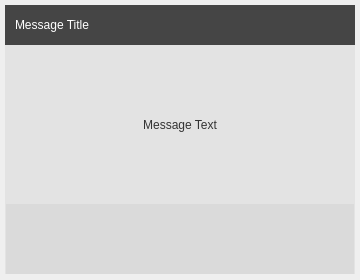
<?xml version="1.0" encoding="UTF-8"?>
<ui version="4.0">
 <class>MessageDialog</class>
 <widget class="QWidget" name="MessageDialog">
  <property name="windowModality">
   <enum>Qt::ApplicationModal</enum>
  </property>
  <property name="geometry">
   <rect>
    <x>0</x>
    <y>0</y>
    <width>360</width>
    <height>280</height>
   </rect>
  </property>
  <property name="mouseTracking">
   <bool>true</bool>
  </property>
  <property name="windowTitle">
   <string>Form</string>
  </property>
  <widget class="DraggableWidget" name="header" native="true">
   <property name="geometry">
    <rect>
     <x>5</x>
     <y>5</y>
     <width>350</width>
     <height>40</height>
    </rect>
   </property>
   <property name="autoFillBackground">
    <bool>false</bool>
   </property>
   <property name="styleSheet">
    <string notr="true">background-color:transparent</string>
   </property>
   <widget class="QPushButton" name="close">
    <property name="geometry">
     <rect>
      <x>320</x>
      <y>5</y>
      <width>26</width>
      <height>26</height>
     </rect>
    </property>
    <property name="styleSheet">
     <string notr="true">background-image: url(:/Dialog/Image/Dialog/close.png);</string>
    </property>
    <property name="text">
     <string/>
    </property>
    <property name="flat">
     <bool>true</bool>
    </property>
   </widget>
   <widget class="QLabel" name="title">
    <property name="geometry">
     <rect>
      <x>10</x>
      <y>0</y>
      <width>301</width>
      <height>40</height>
     </rect>
    </property>
    <property name="styleSheet">
     <string notr="true">QLabel{
	font: 14px &quot;Arial&quot;;
	color: rgb(255, 255, 255);
}</string>
    </property>
    <property name="text">
     <string>Message Title</string>
    </property>
   </widget>
  </widget>
  <widget class="QWidget" name="background" native="true">
   <property name="geometry">
    <rect>
     <x>5</x>
     <y>5</y>
     <width>350</width>
     <height>269</height>
    </rect>
   </property>
   <property name="styleSheet">
    <string notr="true">#background{
	background-color: rgb(227, 227, 227);
}</string>
   </property>
  </widget>
  <widget class="QWidget" name="widget" native="true">
   <property name="geometry">
    <rect>
     <x>5</x>
     <y>5</y>
     <width>350</width>
     <height>40</height>
    </rect>
   </property>
   <property name="styleSheet">
    <string notr="true">background-color: rgb(69, 69, 69);
</string>
   </property>
  </widget>
  <widget class="QWidget" name="widget_2" native="true">
   <property name="geometry">
    <rect>
     <x>6</x>
     <y>204</y>
     <width>348</width>
     <height>70</height>
    </rect>
   </property>
   <property name="autoFillBackground">
    <bool>false</bool>
   </property>
   <property name="styleSheet">
    <string notr="true">background-color: rgb(218, 218, 218);</string>
   </property>
   <widget class="QPushButton" name="btn_determine">
    <property name="geometry">
     <rect>
      <x>114</x>
      <y>15</y>
      <width>120</width>
      <height>40</height>
     </rect>
    </property>
    <property name="mouseTracking">
     <bool>false</bool>
    </property>
    <property name="styleSheet">
     <string notr="true">QPushButton{
	border-image: url(:/Dialog/Image/Dialog/determine.png);
	border:none;
}</string>
    </property>
    <property name="text">
     <string/>
    </property>
    <property name="autoDefault">
     <bool>false</bool>
    </property>
    <property name="default">
     <bool>false</bool>
    </property>
    <property name="flat">
     <bool>true</bool>
    </property>
   </widget>
  </widget>
  <widget class="QLabel" name="Text">
   <property name="geometry">
    <rect>
     <x>30</x>
     <y>70</y>
     <width>300</width>
     <height>110</height>
    </rect>
   </property>
   <property name="layoutDirection">
    <enum>Qt::LeftToRight</enum>
   </property>
   <property name="styleSheet">
    <string notr="true">QLabel{
	font: 14px &quot;Arial&quot;;
	color: rgb(51, 51, 51);
}</string>
   </property>
   <property name="text">
    <string>Message Text</string>
   </property>
   <property name="scaledContents">
    <bool>false</bool>
   </property>
   <property name="alignment">
    <set>Qt::AlignCenter</set>
   </property>
   <property name="wordWrap">
    <bool>true</bool>
   </property>
  </widget>
  <zorder>background</zorder>
  <zorder>widget</zorder>
  <zorder>widget_2</zorder>
  <zorder>header</zorder>
  <zorder>Text</zorder>
 </widget>
 <customwidgets>
  <customwidget>
   <class>DraggableWidget</class>
   <extends>QWidget</extends>
   <header>draggablewidget.h</header>
   <container>1</container>
  </customwidget>
 </customwidgets>
 <resources/>
 <connections/>
</ui>
